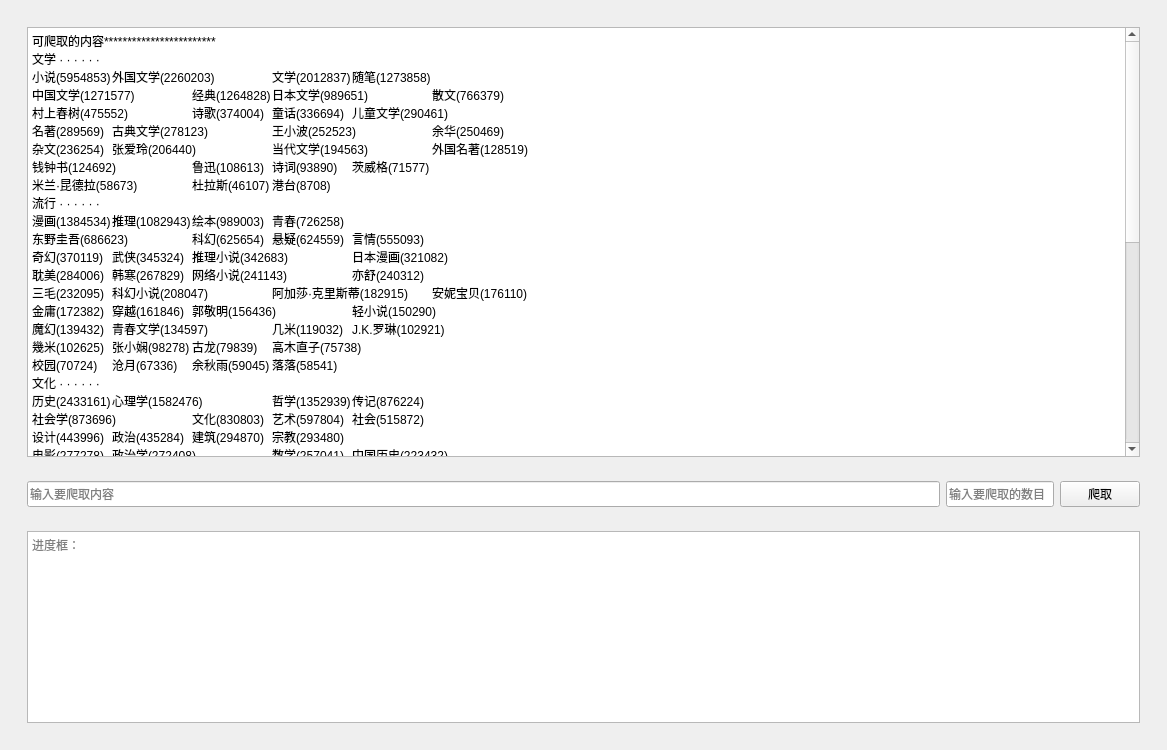
<?xml version="1.0" encoding="UTF-8"?>
<ui version="4.0">
 <class>MainWindow</class>
 <widget class="QMainWindow" name="MainWindow">
  <property name="windowModality">
   <enum>Qt::WindowModal</enum>
  </property>
  <property name="enabled">
   <bool>true</bool>
  </property>
  <property name="geometry">
   <rect>
    <x>0</x>
    <y>0</y>
    <width>1167</width>
    <height>750</height>
   </rect>
  </property>
  <property name="sizePolicy">
   <sizepolicy hsizetype="Expanding" vsizetype="Expanding">
    <horstretch>0</horstretch>
    <verstretch>0</verstretch>
   </sizepolicy>
  </property>
  <property name="minimumSize">
   <size>
    <width>1167</width>
    <height>750</height>
   </size>
  </property>
  <property name="maximumSize">
   <size>
    <width>16777215</width>
    <height>16777215</height>
   </size>
  </property>
  <property name="windowTitle">
   <string>豆瓣助手</string>
  </property>
  <property name="toolTip">
   <string>&lt;html&gt;&lt;head/&gt;&lt;body&gt;&lt;p&gt;*{&lt;/p&gt;&lt;p&gt;background:red&lt;/p&gt;&lt;p&gt;}&lt;/p&gt;&lt;/body&gt;&lt;/html&gt;</string>
  </property>
  <property name="styleSheet">
   <string notr="true"/>
  </property>
  <property name="toolButtonStyle">
   <enum>Qt::ToolButtonIconOnly</enum>
  </property>
  <property name="unifiedTitleAndToolBarOnMac">
   <bool>false</bool>
  </property>
  <widget class="QWidget" name="centralwidget">
   <property name="sizePolicy">
    <sizepolicy hsizetype="Minimum" vsizetype="Minimum">
     <horstretch>0</horstretch>
     <verstretch>0</verstretch>
    </sizepolicy>
   </property>
   <layout class="QVBoxLayout" name="verticalLayout_3">
    <item>
     <widget class="QFrame" name="frame">
      <property name="sizePolicy">
       <sizepolicy hsizetype="Minimum" vsizetype="Minimum">
        <horstretch>0</horstretch>
        <verstretch>0</verstretch>
       </sizepolicy>
      </property>
      <layout class="QVBoxLayout" name="verticalLayout">
       <item>
        <widget class="QFrame" name="gridFrame">
         <property name="sizePolicy">
          <sizepolicy hsizetype="Minimum" vsizetype="Minimum">
           <horstretch>0</horstretch>
           <verstretch>0</verstretch>
          </sizepolicy>
         </property>
         <property name="minimumSize">
          <size>
           <width>160</width>
           <height>80</height>
          </size>
         </property>
         <layout class="QGridLayout" name="gridLayout">
          <item row="0" column="0">
           <widget class="QPlainTextEdit" name="input_text">
            <property name="sizePolicy">
             <sizepolicy hsizetype="Expanding" vsizetype="Expanding">
              <horstretch>0</horstretch>
              <verstretch>0</verstretch>
             </sizepolicy>
            </property>
            <property name="plainText">
             <string>可爬取的内容************************
文学 · · · · · ·
小说(5954853)	外国文学(2260203)	文学(2012837)	随笔(1273858)
中国文学(1271577)	经典(1264828)	日本文学(989651)	散文(766379)
村上春树(475552)	诗歌(374004)	童话(336694)	儿童文学(290461)
名著(289569)	古典文学(278123)	王小波(252523)	余华(250469)
杂文(236254)	张爱玲(206440)	当代文学(194563)	外国名著(128519)
钱钟书(124692)	鲁迅(108613)	诗词(93890)	茨威格(71577)
米兰·昆德拉(58673)	杜拉斯(46107)	港台(8708)
流行 · · · · · ·
漫画(1384534)	推理(1082943)	绘本(989003)	青春(726258)
东野圭吾(686623)	科幻(625654)	悬疑(624559)	言情(555093)
奇幻(370119)	武侠(345324)	推理小说(342683)	日本漫画(321082)
耽美(284006)	韩寒(267829)	网络小说(241143)	亦舒(240312)
三毛(232095)	科幻小说(208047)	阿加莎·克里斯蒂(182915)	安妮宝贝(176110)
金庸(172382)	穿越(161846)	郭敬明(156436)	轻小说(150290)
魔幻(139432)	青春文学(134597)	几米(119032)	J.K.罗琳(102921)
幾米(102625)	张小娴(98278)	古龙(79839)	高木直子(75738)
校园(70724)	沧月(67336)	余秋雨(59045)	落落(58541)
文化 · · · · · ·
历史(2433161)	心理学(1582476)	哲学(1352939)	传记(876224)
社会学(873696)	文化(830803)	艺术(597804)	社会(515872)
设计(443996)	政治(435284)	建筑(294870)	宗教(293480)
电影(277278)	政治学(272408)	数学(257041)	中国历史(223432)
回忆录(204118)	思想(184608)	国学(166671)	人物传记(151514)
艺术史(143905)	人文(142435)	音乐(135659)	绘画(128963)
戏剧(122644)	西方哲学(97073)	二战(89072)	近代史(88097)
军事(84524)	佛教(83116)	考古(59803)	自由主义(50974)
美术(45466)
生活 · · · · · ·
爱情(1079523)	成长(707586)	生活(633091)	旅行(603415)
心理(500253)	励志(447949)	女性(414751)	摄影(323295)
教育(262923)	职场(234621)	美食(214769)	游记(168569)
灵修(134194)	健康(98126)	情感(96696)	人际关系(55183)
两性(52967)	手工(42498)	养生(40282)	家居(27433)
自助游(2740)
经管 · · · · · ·
经济学(493283)	管理(475904)	经济(403011)	商业(366519)
金融(320082)	投资(267993)	营销(176825)	理财(135587)
创业(128081)	股票(74422)	广告(73484)	企业史(25425)
策划(9547)
科技 · · · · · ·
科普(704504)	互联网(267070)	编程(176327)	科学(163917)
交互设计(73883)	用户体验(60129)	算法(59048)	科技(33396)
web(22431)	交互(5579)	通信(5420)	UE(5375)
UCD(3598)	神经网络(3429)	程序(1335)</string>
            </property>
           </widget>
          </item>
         </layout>
        </widget>
       </item>
       <item>
        <widget class="QFrame" name="groupButtom">
         <property name="sizePolicy">
          <sizepolicy hsizetype="Minimum" vsizetype="Minimum">
           <horstretch>0</horstretch>
           <verstretch>0</verstretch>
          </sizepolicy>
         </property>
         <layout class="QHBoxLayout" name="horizontalLayout">
          <item>
           <widget class="QLineEdit" name="inputTxt">
            <property name="sizePolicy">
             <sizepolicy hsizetype="Preferred" vsizetype="Preferred">
              <horstretch>0</horstretch>
              <verstretch>0</verstretch>
             </sizepolicy>
            </property>
            <property name="placeholderText">
             <string>输入要爬取内容</string>
            </property>
           </widget>
          </item>
          <item>
           <widget class="QLineEdit" name="numberInput">
            <property name="sizePolicy">
             <sizepolicy hsizetype="Fixed" vsizetype="Minimum">
              <horstretch>0</horstretch>
              <verstretch>0</verstretch>
             </sizepolicy>
            </property>
            <property name="placeholderText">
             <string>输入要爬取的数目</string>
            </property>
           </widget>
          </item>
          <item>
           <widget class="QPushButton" name="crawlersBtn">
            <property name="sizePolicy">
             <sizepolicy hsizetype="Fixed" vsizetype="Preferred">
              <horstretch>0</horstretch>
              <verstretch>0</verstretch>
             </sizepolicy>
            </property>
            <property name="cursor">
             <cursorShape>ArrowCursor</cursorShape>
            </property>
            <property name="text">
             <string>爬取</string>
            </property>
           </widget>
          </item>
         </layout>
        </widget>
       </item>
       <item>
        <widget class="QWidget" name="verticalWidget" native="true">
         <layout class="QVBoxLayout" name="verticalLayout_2">
          <property name="sizeConstraint">
           <enum>QLayout::SetDefaultConstraint</enum>
          </property>
          <item>
           <widget class="QTextEdit" name="proGressDisplay">
            <property name="sizePolicy">
             <sizepolicy hsizetype="Preferred" vsizetype="Preferred">
              <horstretch>0</horstretch>
              <verstretch>0</verstretch>
             </sizepolicy>
            </property>
            <property name="placeholderText">
             <string>进度框：</string>
            </property>
           </widget>
          </item>
         </layout>
        </widget>
       </item>
      </layout>
     </widget>
    </item>
   </layout>
  </widget>
  <action name="actionOPen">
   <property name="text">
    <string>OPen</string>
   </property>
  </action>
 </widget>
 <tabstops>
  <tabstop>inputTxt</tabstop>
  <tabstop>crawlersBtn</tabstop>
  <tabstop>input_text</tabstop>
 </tabstops>
 <resources/>
 <connections>
  <connection>
   <sender>crawlersBtn</sender>
   <signal>clicked()</signal>
   <receiver>crawlersBtn</receiver>
   <slot>showMenu()</slot>
   <hints>
    <hint type="sourcelabel">
     <x>1102</x>
     <y>511</y>
    </hint>
    <hint type="destinationlabel">
     <x>1102</x>
     <y>511</y>
    </hint>
   </hints>
  </connection>
 </connections>
</ui>
